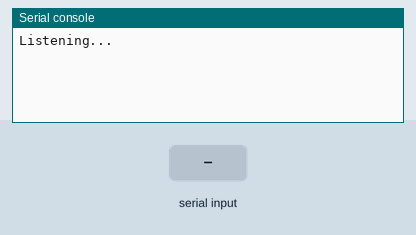
The program below on a simulated Raspberry Pi Pico running MicroPython. On the bench: the last lines printed to the serial console. The test bench sets the inputs (shaded band).

Above: at 1.2 s.
1.3 s: "1" received over the second serial link
At 2.5 s:
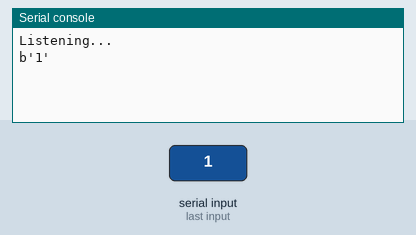
2.8 s: "0" received over the second serial link
At 3.9 s:
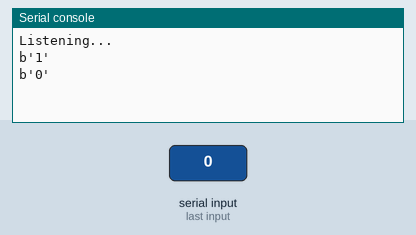
4.3 s: "2" received over the second serial link
At 5.1 s:
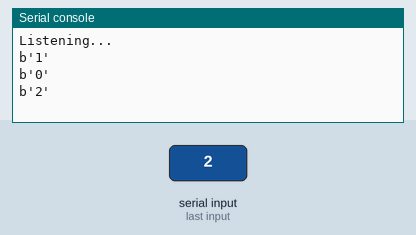

Measured:
- after the input at 1.3 s, the serial console: prints a new line at once (image 1)
- after the input at 2.8 s, the serial console: prints a new line at once (image 2)
- after the input at 4.3 s, the serial console: prints a new line at once (image 3)

The program:

raw_test_mmwave.py
```python
import machine
import time

uart = machine.UART(0, baudrate=256000, tx=machine.Pin(0), rx=machine.Pin(1))

print("Listening...")

while True:
    if uart.any():
        data = uart.read()
        print(data)
```
